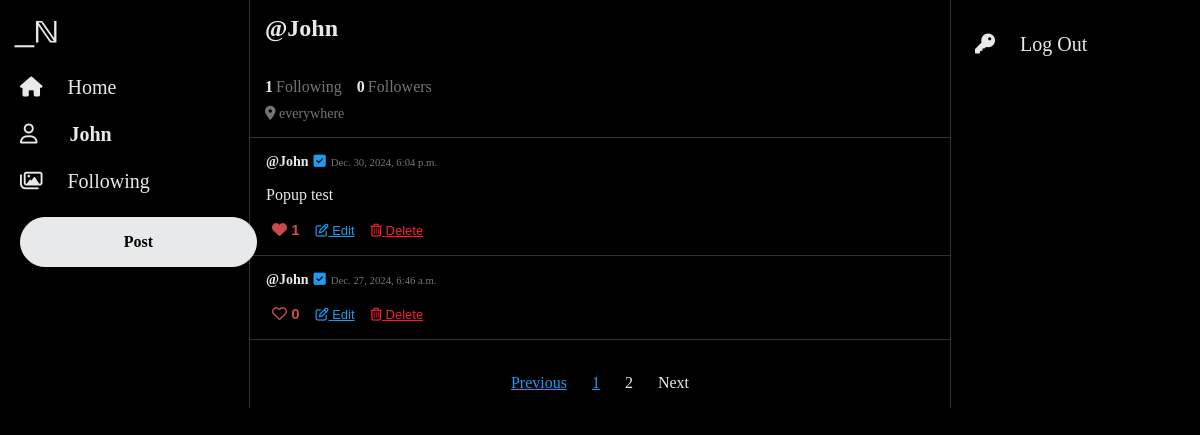
Before: /profile/6?page=2 (signed in) with the older database file.
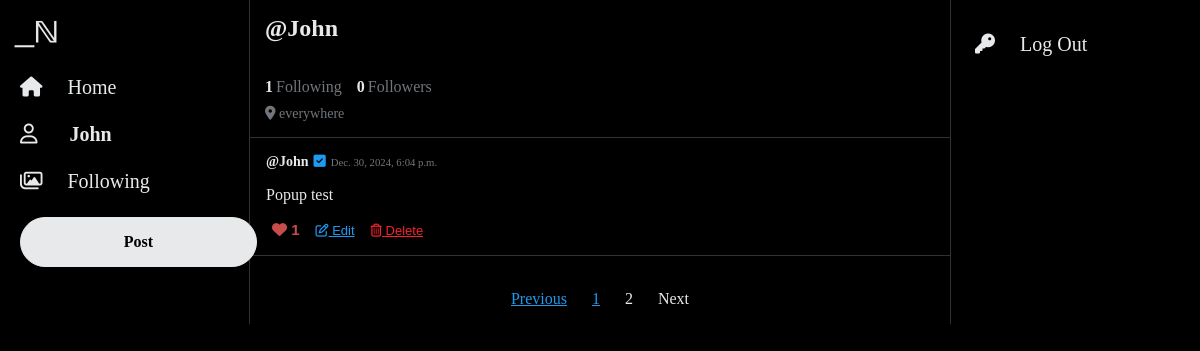
After: the same page with the newer database file.
### network/models.py (models this page shows, shortened)
class User(AbstractUser):
    pass

class Tweet(models.Model):
    author = models.ForeignKey(User, on_delete=models.CASCADE)
    tweetText = models.CharField(max_length=255)
    posted = models.DateTimeField(auto_now_add=True)
    like = models.ManyToManyField(User, blank=True, related_name="likes")

### network/views.py (the view)
# urls.py: path("profile/<int:user_id>", views.profile, name="profile"),
@login_required(redirect_field_name='my_redirect_field')
def profile(request, user_id):
    profile = User.objects.get(id=user_id)
    if Follow.objects.filter(user=user_id, followed_by=request.user).exists():
        following_status = True
    else:
        following_status = False
    followList = []
    following = request.user.following.all()
    for x in following:
        followList.append(x.user.id)
    tweets = Tweet.objects.filter(author=user_id).order_by('-posted')
    paginator = Paginator(tweets, 10)
    page_number = request.GET.get('page')
    page_obj = paginator.get_page(page_number)
    return render(request, "network/profile.html", {
        "page_obj": page_obj,
        "viewed_profile": profile.username,
        "viewed_profile_id": user_id,
        "tweets": tweets,
        "following": profile.following.all().count(),
        "followedBy": Follow.objects.filter(user=user_id).count(),
        "following_status": following_status
    })

### network/templates/network/profile.html (shortened to what this page needs)
{% extends "network/layout.html" %}
{% load static %}
{% block body %}
<div class="profile">
   <h2 style="margin-top: 0;" data-id="{{viewed_profile_id}}">@{{viewed_profile}}</h2>
   <div class="profile-box">
   <div>
      <div style="display: flex;">
         <p class="follow-number">{{following}}</p> <p class="text-profile">Following</p> <p class="follow-number">{{followedBy}}</p> <p class="text-profile">Followers</p>
      </div>
   <span class="everywhere"><i class="fa-solid fa-location-dot"></i> everywhere</span>
   </div>
   </div>
</div>
<div class="container">
   {% for tweet in page_obj %}
   <div class="post">
      <div class="card" data-id="{{tweet.id}}">
         <div class="card-body rounded">
            <div class="card-info">
            <a class="card-title" href="{% url 'profile' user_id=tweet.author.id%}"><strong>@{{ tweet.author }}</strong></a>
            <i class="fa-solid fa-square-check" id="check"></i>
            <h6 class="card-subtitle">{{tweet.posted}}</h6>
            </div>
            <p class="card-text" id="tweetText">{{tweet.tweetText}}</p>
            {% if user.username in tweet.like.all|stringformat:'s' %}
            <button class="button-like" id="foo-like">
               <i class="fa-solid fa-heart"></i>&nbsp;<span id="number">{{ tweet.like.all.count }}</span>
            </button>
            {% else %}
            <button class="button-secondary" id="foo">
               <i class="fa-regular fa-heart"></i>&nbsp;<span id="number">{{ tweet.like.all.count }}</span>
            </button>
            {% endif %}
            {% if user.username == tweet.author|stringformat:'s' %}
            <button class="button-edit" id="edit">
               <i class="fa-regular fa-pen-to-square"></i>&nbsp;<span>Edit</span>
            </button>
            <button class="button-delete" data-id="{{ tweet.id }}">
               <i class="fa-regular fa-trash-can"></i>&nbsp;<span>Delete</span>
            </button>
            {% endif %}
         </div>
      </div>
   </div>
   {% endfor %}
   <br>
   <nav aria-label="Page">
      <ul class="pagination">
         {% if page_obj.has_previous %}
         <li class="page-item">
            <a class="page-link" href="?page={{ page_obj.previous_page_number }}">Previous</a>
         </li>
         {% else %}
         <li class="page-item disabled">
            <a class="page-link disabled" href="#" tabindex="-1" aria-disabled="True">Previous</a>
         </li>
         {% endif %}
         {% for i in page_obj.paginator.page_range %}
         {% if page_obj.number == i %}
         <li class="page-item active" aria-current="page">
            <span class="page-link">
               {{ i }}
            </span>
         </li>
         {% else %}
         <li class="page-item"><a class="page-link" href="?page={{ i }}">{{ i }}</a></li>
         {% endif %}
         {% endfor %}
         {% if page_obj.has_next %}
         <li class="page-item">
            <a class="page-link" href="?page={{ page_obj.next_page_number }}">Next</a>
         </li>
         {% else %}
         <li class="page-item disabled">
            <a class="page-link disabled" href="#" tabindex="-1" aria-disabled="True">Next</a>
         </li>
         {% endif %}
      </ul>
   </nav>
</div>
{% endblock %}

### network/templates/network/layout.html (shortened to what this page needs)
{% load static %}
<!DOCTYPE html>
<html lang="en">
    <head>
        <link rel="stylesheet" href="{% static 'network/styles.css' %}"/>
        <link rel="stylesheet" href="https://cdnjs.cloudflare.com/ajax/libs/font-awesome/6.7.2/css/all.min.css">
    </head>
    <body>
        <header>
            <div class="sticky">
                <div class="logo">
                    <a href="{% url 'index' %}">
                        <img src="{% static '/network/logo.svg' %}" height="45" alt="logo"/>
                    </a>
                </div>
                <nav>
                    <div>
                        <ul style="margin: 0;">
                            {% if user.is_authenticated %}
                                <li class="nav-item">
                                    <a class="nav-link" href="{% url 'allPosts' %}">
                                        <i class="fa-sharp fa-solid fa-house" id="nav-icon"></i>
                                        <span class="nav-text">Home</span>
                                    </a>
                                </li>
                                <li class="nav-item">
                                    <a class="nav-link" href="{% url 'profile' user_id=user.id%}">
                                        <i class="fa-regular fa-user" id="nav-icon"></i>
                                        <strong class="nav-text" style="margin-left: 27px;">{{ user.username }}</strong>
                                    </a>
                                </li>
                                <li class="nav-item">
                                    <a class="nav-link" href="{% url 'following' %}">
                                        <i class="fa-regular fa-images"></i>
                                        <span class="nav-text">Following</span>
                                    </a>
                                </li>
                                <li class="nav-item button">
                                    <a class="nav-button" href="{% url 'tweet' %}" role="button">Post</a>
                                </li>
                            {% endif %}
                        </ul>
                    </div>
                </nav>
            </div>
        </header>
        <div class="body">
            {% block body %}
            {% endblock %}
        </div>
        <footer>
            <div class="sticky" style="margin-left: 12px;">
                <ul>
                    <li class="nav-item">
                        <a class="nav-link" href="{% url 'logout' %}" role="button">
                            <i class="fa-solid fa-key"></i>
                            <span class="nav-text">Log Out</span>
                        </a>
                    </li>
                </ul>
            </div>
        </footer>
    </body>
</html>

### network/static/network/styles.css (style rules this page uses)
body { display: flex; color: #e7e9ea; justify-content: center; background-color: #000; font-family: TwitterChirp; margin-top: 0; margin-bottom: 0; }
header { width: 275px; border-right: 1px solid #2F3336; }
footer { width: 275px; border-left: 1px solid #2F3336; }
ul { padding-inline-start: 0; }
#nav-icon { font-size: 20px; color: #e7e9ea; }
a.nav-link { font-size: 20px; color: #e7e9ea; text-decoration: none; }
a.card-title { margin: 0; color: #e7e9ea; text-decoration: none; font-size: 14px; }
a.page-link { color: #1d9bf0; }
a.page-link.disabled { color: #e7e9ea; text-decoration: none; cursor: default; }
.sticky { position: fixed; margin-top: 5px; }
.nav-item { align-items: center; display: flex; padding: 12px; }
.logo { padding: 5px; }
.nav-text { margin-left: 20px; margin-right: 16px; }
.nav-button { background-color: #e7e9ea; border: 1px solid #e7e9ea; border-radius: 25px; padding: 15px 25px; text-align: center; color: #000; text-decoration: none; font-weight: 600; width: 185px; }
.nav-item.button { background-color: transparent; border-radius: 25px; width: auto; }
.body { max-width: 750px; min-width: 700px; }
.post { border-bottom: 1px solid #2F3336; padding: 16px; }
.card-info { display: flex; align-items: baseline; gap: 5px; }
.card-subtitle { margin: 0; font-weight: normal; color: #71767b; }
#check { color: #1d9bf0; font-size: 14px; }
#foo-like { border: none; background-color: transparent; color: #c94c4c; font-size: 15px; font-weight: bold; cursor: pointer; }
#number { font-weight: bold; }
.button-edit { border: none; background-color: transparent; color: #1d9bf0; font-size: 13px; cursor: pointer; text-decoration: underline; }
.button-delete { border: none; background-color: transparent; color: #f4212e; font-size: 13px; cursor: pointer; text-decoration: underline; }
.pagination { display: flex; justify-content: center; gap: 25px; align-items: center; }
.page-item { display: block; }
.profile { border-bottom: 1px solid #2F3336; padding: 15px; }
p.follow-number { font-weight: 600; margin-bottom: .5em; margin-right: 3px; }
p.text-profile { margin-right: 15px; font-weight: normal; color: #71767b; margin-bottom: .5em; }
span.everywhere { color: #71767b; font-size: 14px; }
.profile-box { display: flex; justify-content: space-between; }

Changed rows visible on the page:
removed Tweet: author "John", posted "Dec. 27, 2024, 6:46 a.m.", like.all.count "0"
